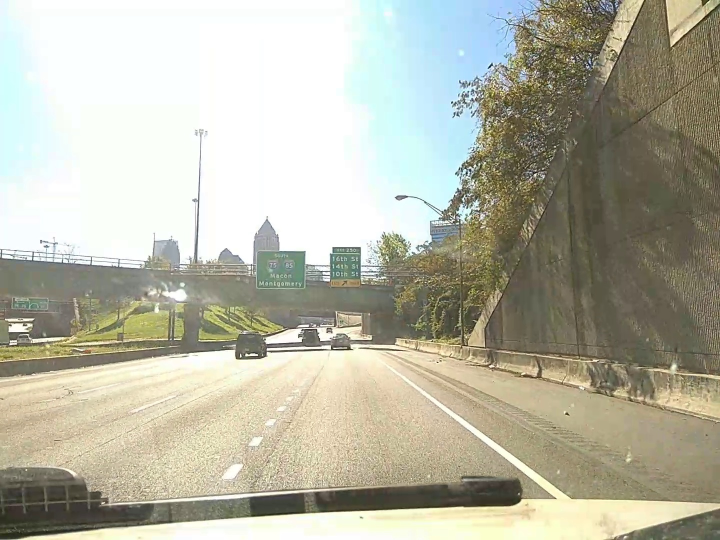
#> input picture 0018705.jpg, 1440 x 1080 px (shown at 1/2 size)
$ python test_case_2.py
#> lines starting #> are read from the running program, lines starting #| are printed output that depends on the picture; after the words box and inside, x2 and y2 are one past the last pixel; in counts of white or black regions, pixels touching at a corner belong together
import cv2
import matplotlib.pyplot as plt
import numpy as np

img= cv2.imread('0018705.jpg')
#> img is the input picture: shape (1080, 1440, 3); mean B, G, R 164.2, 180.8, 181.6

plt.figure()
plt.imshow(img)
plt.show()

cv2.circle(img,(292,994),15,(0,255,255),4)
#> img: shape (1080, 1440, 3); 0.03% of pixels changed, all inside (x1, y1, x2, y2) = (275, 977, 310, 1012)
cv2.circle(img,(564,763),15,(0,255,255),4)
#> img: shape (1080, 1440, 3); mean B, G, R 164.1, 180.8, 181.6
cv2.circle(img,(804,763),15,(0,255,255),4)
#> img: shape (1080, 1440, 3); mean B, G, R 164.1, 180.8, 181.6
cv2.circle(img,(1008,956),15,(0,255,255),4)

cv2.line(img,(292,994),(564,763),(0,0,0),3)
cv2.line(img,(292,994),(1008,956),(0,0,0),3)
cv2.line(img,(564,763),(804,763),(0,0,0),3)
cv2.line(img,(804,763),(1008,956),(0,0,0),3)
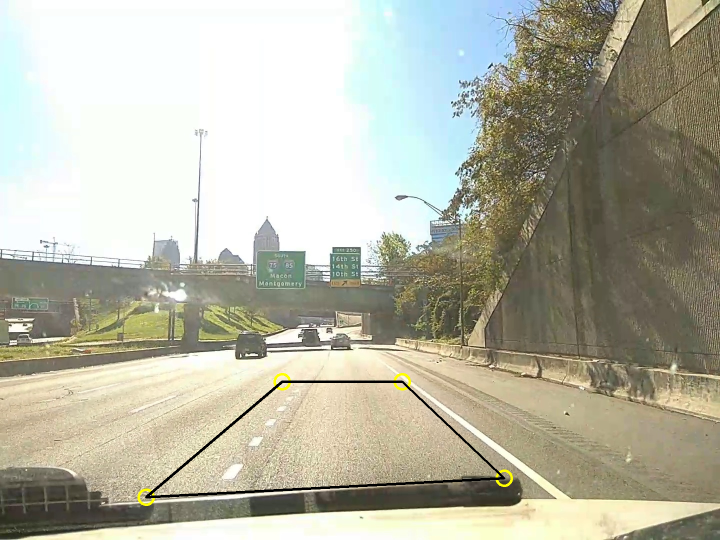
#> img: shape (1080, 1440, 3) (shown at 1/2 size); mean B, G, R 163.3, 179.9, 180.7

h,w,_=img.shape
#> h = 1080; w = 1440
cv2.imwrite('points2.jpg',img)

source_points=np.float32([ [292,994],[564,763],[804,763],[1008,956]  ])
destination_points = np.float32([ [0,1700], [0, 0], [230, 0], [230, 1700] ])


image=cv2.imread('points.jpg')
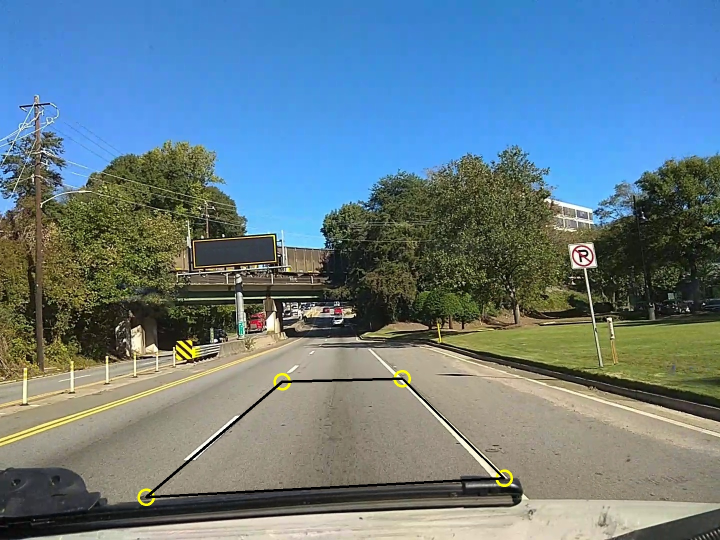
#> input picture points.jpg, 1440 x 1080 px (shown at 1/2 size)
#> image is the input picture: shape (1080, 1440, 3); mean B, G, R 136.2, 125.4, 102.7
matrix = cv2.getPerspectiveTransform(source_points, destination_points)
result = cv2.warpPerspective(image, matrix, (300,1700))
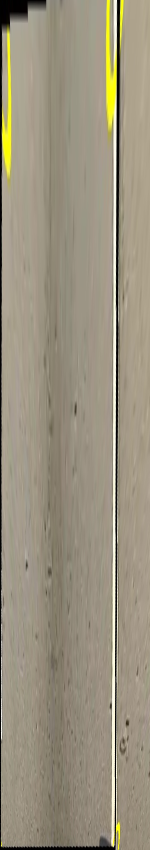
#> result: shape (1700, 300, 3) (shown at 1/2 size); mean B, G, R 126.6, 146, 154
plt.figure()
plt.imshow(result)
plt.show()
cv2.imwrite("birdie_test_case_2.jpg",result)

mtx=[[2468.6668434782608,0,1228.876620888020],[0,2468.6668434782608,1012.976060035710],[0,0,1]]
dist=[ 0.00125859 , 0 ,  -0.00010658,0 ]

ppx=300/3.6
Lh = np.linalg.inv(np.matmul(matrix, mtx))
pix_per_meter_y = ppx * np.linalg.norm(Lh[:,0]) / np.linalg.norm(Lh[:,1])
print(ppx, pix_per_meter_y)
length=1700/pix_per_meter_y
print(length)


cv2.waitKey(0)
